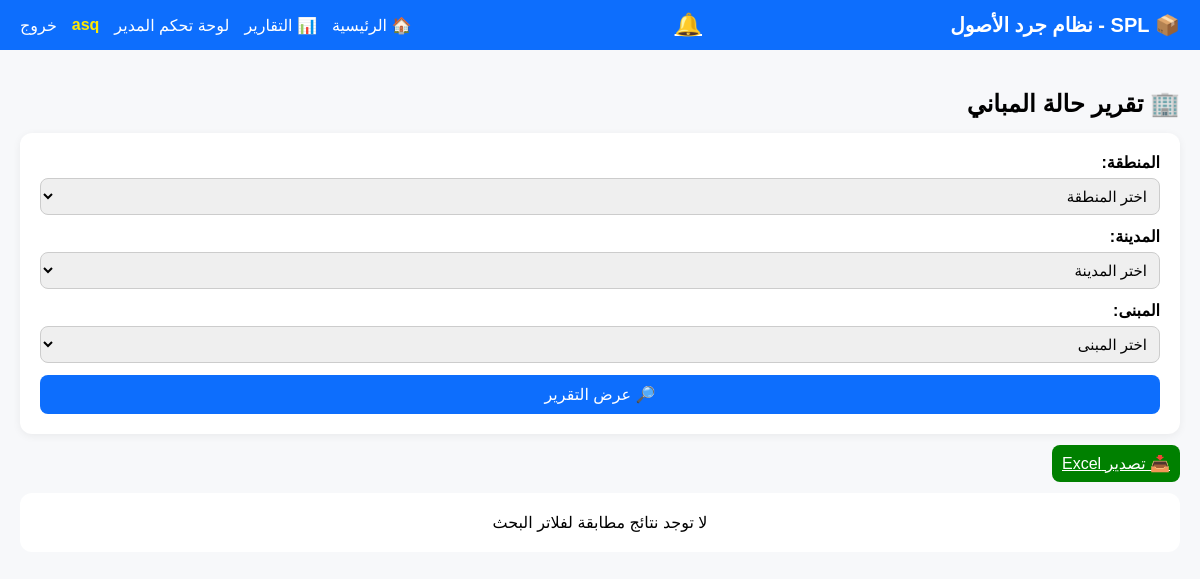
Page /reports/building-status/ (signed in) on the earlier database version.
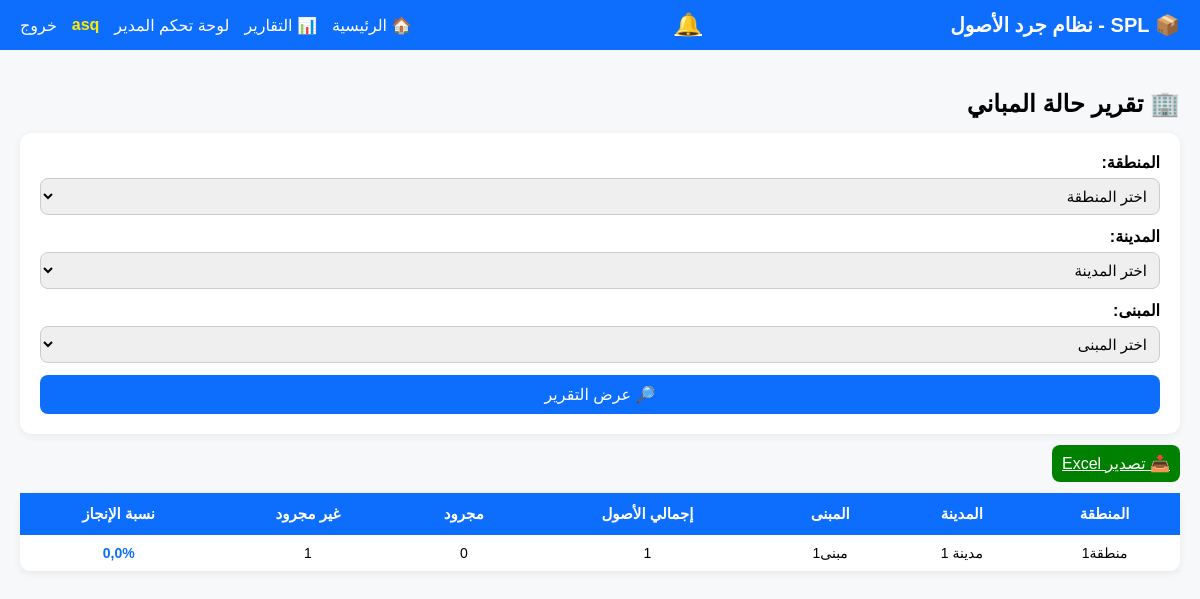
Same page on the later database version.
### locations_app/models.py (models this page shows, shortened)
class Region(models.Model):
    name = models.CharField(max_length=100, verbose_name="اسم المنطقة")
    class Meta:
        verbose_name = "منطقة"
        verbose_name_plural = "المناطق"

class City(models.Model):
    region = models.ForeignKey(Region, on_delete=models.CASCADE, related_name="cities", verbose_name="المنطقة")
    name = models.CharField(max_length=100, verbose_name="اسم المدينة")
    class Meta:
        verbose_name = "مدينة"
        verbose_name_plural = "المدن"

class Building(models.Model):
    city = models.ForeignKey(City, on_delete=models.CASCADE, related_name="buildings", verbose_name="المدينة")
    name = models.CharField(max_length=150, verbose_name="اسم المبنى")
    code = models.CharField(max_length=50, blank=True, null=True, verbose_name="كود المبنى")
    class Meta:
        verbose_name = "مبنى"
        verbose_name_plural = "المباني"

### reports_app/views.py (the view, shortened to what this page needs)
# urls.py: path("building-status/", views.building_status_report_view, name="building_status_report"),
@login_required
def building_status_report_view(request):
    regions = Region.objects.all()
    selected_region = request.GET.get("region")
    selected_city = request.GET.get("city")
    selected_building = request.GET.get("building")
    buildings = Building.objects.select_related("city", "city__region").all()
    if selected_region:
        buildings = buildings.filter(city__region_id=selected_region)
    if selected_city:
        buildings = buildings.filter(city_id=selected_city)
    if selected_building:
        buildings = buildings.filter(id=selected_building)
    report_data = []
    for b in buildings:
        total = Asset.objects.filter(building=b).count()
        scanned = InventoryItem.objects.filter(
            asset__building=b, status="found"
        ).count()
        missing = InventoryItem.objects.filter(
            asset__building=b, status="missing"
        ).count()
        new_added = InventoryItem.objects.filter(
            asset__building=b, status="new"
        ).count()
        not_scanned = total - (scanned + missing + new_added)
        report_data.append({
            "region": b.city.region.name,
            "city": b.city.name,
            "building": b.name,
            "total": total,
            "scanned": scanned,
            "missing": missing,
            "new": new_added,
            "not_scanned": not_scanned,
        })
    return render(request, "reports_app/building_status_report.html", {
        "data": report_data,
        "regions": regions,
        "cities": City.objects.all(),
        "buildings": Building.objects.all(),
        "selected_region": selected_region,
        "selected_city": selected_city,
        "selected_building": selected_building,
    })

### reports_app/templatetags/report_filters.py (called while the page is built)
@register.filter
def percentage(value, total):
    try:
        value = float(value)
        total = float(total)
        if total == 0:
            return 0
        return round((value / total) * 100, 1)
    except:
        return 0

### splasset/context_processors.py (called while the page is built)
def user_groups(request):
    if request.user.is_authenticated:
        groups = list(request.user.groups.values_list("name", flat=True))
    else:
        groups = []
    return {"user_groups": groups}

def pending_sessions(request):
    if request.user.is_authenticated:
        count = InventorySession.objects.filter(status="supervisor_under_review").count()
    else:
        count = 0
    return {"pending_count": count}

### templates/reports_app/building_status_report.html (shortened to what this page needs)
{% extends 'base.html' %}
{% load report_filters %}
{% block content %}
<h2 style="margin-bottom: 15px;">🏢 تقرير حالة المباني</h2>
<div class="filter-box">
    <form method="GET">
        <label>المنطقة:</label>
        <select name="region" id="regionSelect" onchange="loadCities(this.value)">
            <option value="">اختر المنطقة</option>
        </select>
        <label>المدينة:</label>
        <select name="city" id="citySelect" onchange="loadBuildings(this.value)">
            <option value="">اختر المدينة</option>
        </select>
        <label>المبنى:</label>
        <select name="building" id="buildingSelect">
            <option value="">اختر المبنى</option>
        </select>
        <button class="btn-filter">🔎 عرض التقرير</button>
    </form>
</div>
<a href="?export=1" class="btn-filter" style="background:green;margin-bottom:10px;">
    📥 تصدير Excel
    </a>
{% if data %}
<table class="report-table">
    <tr>
        <th>المنطقة</th>
        <th>المدينة</th>
        <th>المبنى</th>
        <th>إجمالي الأصول</th>
        <th>مجرود</th>
        <th>غير مجرود</th>
        <th>نسبة الإنجاز</th>
    </tr>
    {% for row in data %}
    {% with percent=row.scanned|percentage:row.total %}
    <tr>
        <td>{{ row.region }}</td>
        <td>{{ row.city }}</td>
        <td>{{ row.building }}</td>
        <td>{{ row.total }}</td>
        <td>{{ row.scanned }}</td>
        <td>{{ row.not_scanned }}</td>
        <td class="percent">{{ percent }}%</td>
    </tr>
    {% endwith %}
    {% endfor %}
</table>
{% else %}
<div class="no-data">لا توجد نتائج مطابقة لفلاتر البحث</div>
{% endif %}
{% endblock %}

Differences in the rows shown:
added Region: region "منطقة1"
added City: city "مدينة 1"
added Building: building "مبنى1"
Other differences:
text no longer shown: "لا توجد نتائج مطابقة لفلاتر البحث"
text now shown: "المنطقة المدينة المبنى إجمالي الأصول مجرود غير مجرود نسبة الإنجاز"
new list line: "1 0 1 0,0 %"
